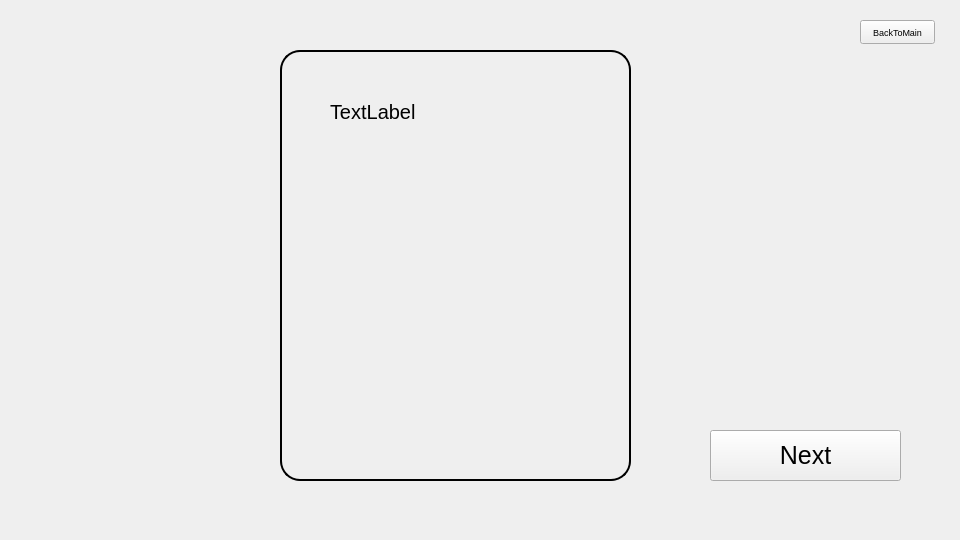
<?xml version="1.0" encoding="UTF-8"?>
<ui version="4.0">
 <class>Form</class>
 <widget class="QWidget" name="Form">
  <property name="geometry">
   <rect>
    <x>0</x>
    <y>0</y>
    <width>960</width>
    <height>540</height>
   </rect>
  </property>
  <property name="minimumSize">
   <size>
    <width>960</width>
    <height>540</height>
   </size>
  </property>
  <property name="maximumSize">
   <size>
    <width>960</width>
    <height>540</height>
   </size>
  </property>
  <property name="font">
   <font>
    <pointsize>15</pointsize>
   </font>
  </property>
  <property name="windowTitle">
   <string>Form</string>
  </property>
  <widget class="QPushButton" name="pushButton_Next">
   <property name="geometry">
    <rect>
     <x>710</x>
     <y>430</y>
     <width>191</width>
     <height>51</height>
    </rect>
   </property>
   <property name="font">
    <font>
     <pointsize>19</pointsize>
    </font>
   </property>
   <property name="text">
    <string>Next</string>
   </property>
  </widget>
  <widget class="QLabel" name="border">
   <property name="geometry">
    <rect>
     <x>280</x>
     <y>50</y>
     <width>351</width>
     <height>431</height>
    </rect>
   </property>
   <property name="font">
    <font>
     <pointsize>14</pointsize>
    </font>
   </property>
   <property name="styleSheet">
    <string notr="true">border: 2px solid black;
border-radius: 20px</string>
   </property>
   <property name="text">
    <string/>
   </property>
  </widget>
  <widget class="QLabel" name="label_Text">
   <property name="geometry">
    <rect>
     <x>330</x>
     <y>100</y>
     <width>261</width>
     <height>141</height>
    </rect>
   </property>
   <property name="text">
    <string>TextLabel</string>
   </property>
   <property name="alignment">
    <set>Qt::AlignmentFlag::AlignLeading|Qt::AlignmentFlag::AlignLeft|Qt::AlignmentFlag::AlignTop</set>
   </property>
   <property name="wordWrap">
    <bool>true</bool>
   </property>
  </widget>
  <widget class="QPushButton" name="pushButton_Back">
   <property name="geometry">
    <rect>
     <x>860</x>
     <y>20</y>
     <width>75</width>
     <height>24</height>
    </rect>
   </property>
   <property name="font">
    <font>
     <pointsize>7</pointsize>
    </font>
   </property>
   <property name="text">
    <string>BackToMain</string>
   </property>
  </widget>
 </widget>
 <resources/>
 <connections/>
</ui>
